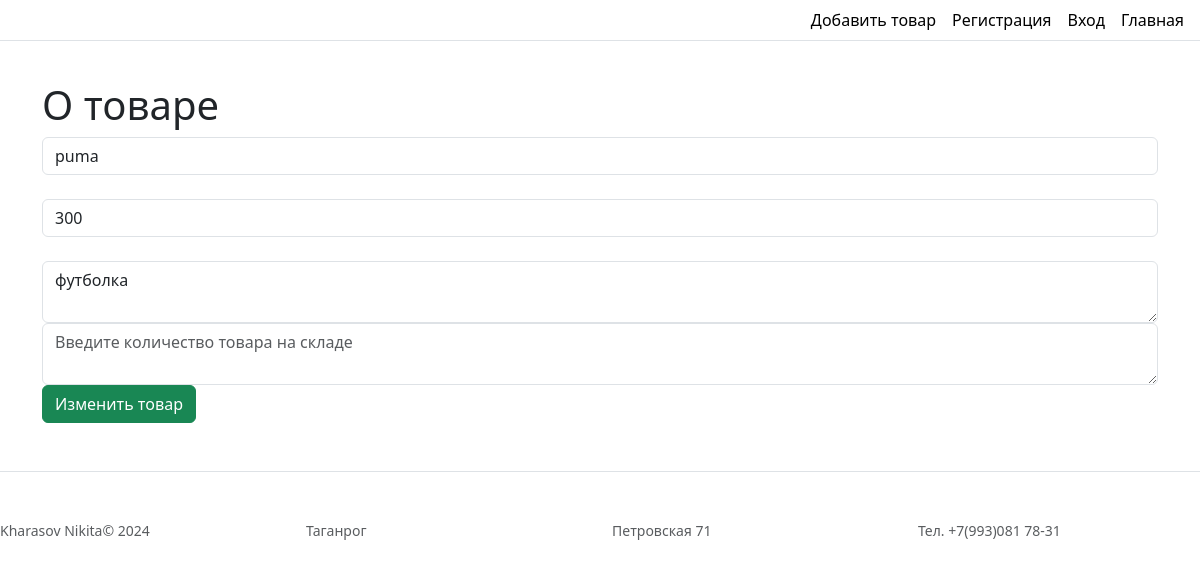
/1/update, run on an earlier commit of the app's database.
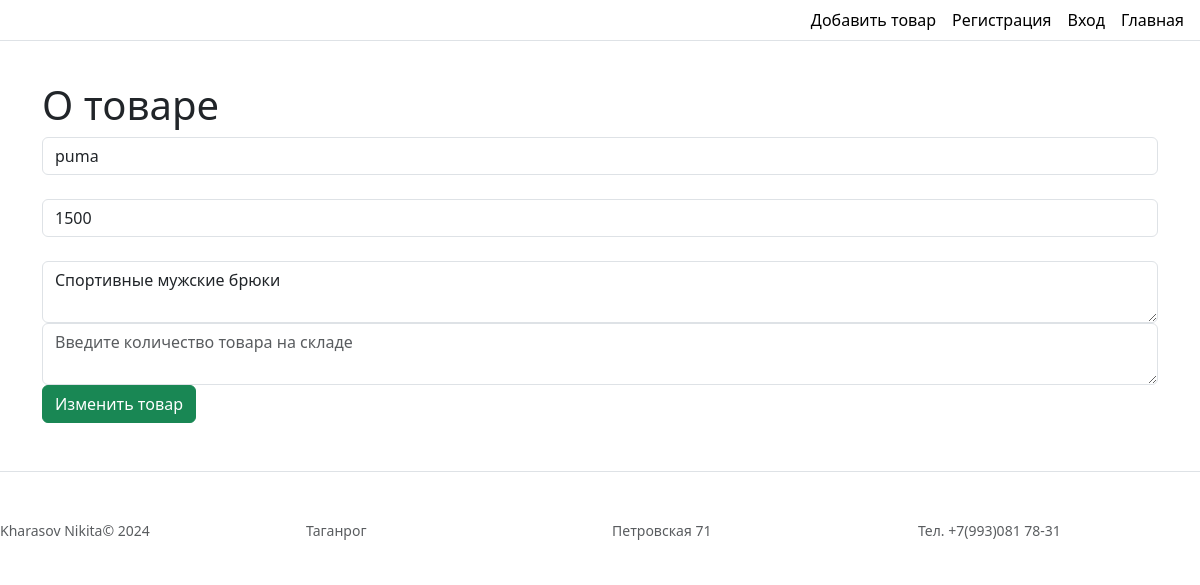
And on a later commit of the database.
### main.py (models this page shows, shortened)
class Item(db.Model):
    id = db.Column(db.Integer, primary_key=True)
    title = db.Column(db.String(100), nullable=False)
    price = db.Column(db.Integer, nullable=False)
    amount = db.Column(db.Integer, nullable=False)
    isActive = db.Column(db.Boolean, default=True)
    text = db.Column(db.Text, nullable=False)

### main.py (the view)
@app.route('/<int:id>/update', methods=['POST', 'GET'])
def Update(id):
    item = Item.query.get(id)
    if request.method == "POST":
        item.title = request.form['title']
        item.price = request.form['price']
        item.text = request.form['text']
        try:
            db.session.commit()
            return redirect('/index')
        except:
            return "Получилась ошибка"
    else:
        return render_template('update.html', item=item)

### templates/update.html (shortened to what this page needs)
{% extends 'base.html' %}
{% block body%}
<header>
    <div class="d-flex flex-column flex-md-row align-items-center border-bottom">
      <nav class="d-inline-flex mt-2 mt-md-0 ms-md-auto">
        <a class="me-3 py-2 link-body-emphasis text-decoration-none" href="/create">Добавить товар</a>
        <a class="me-3 py-2 link-body-emphasis text-decoration-none" href="/">Регистрация</a>
        <a class="me-3 py-2 link-body-emphasis text-decoration-none" href="/">Вход</a>
        <a class="me-3 py-2 link-body-emphasis text-decoration-none" href="/index">Главная</a>
      </nav>
    </div>
    <div class="pricing-header p-3 pb-md-4 mx-auto text-center">
    </div>
  </header>
    <div class="container">
        <h1>О товаре</h1>
        <form method="POST">
            <input type="text" class="form-control" name="title" id="title" value="{{ item.title }}" placeholder="Измените название"><br>
            <input type="number" class="form-control" name="price" id="price" value="{{ item.price }}" placeholder="Измените цену"><br>
            <textarea name="text" id="text" class="form-control" placeholder="Введите описание товара">{{ item.text }}</textarea>
            <textarea name="text" id="amount" class="form-control" placeholder="Введите количество товара на складе">{{ amount }}</textarea>
            <button class="btn btn-success" type="submit">Изменить товар</button>
        </form>
    </div>
{% endblock %}

What changed in the data, as far as the page shows it:
changed Item "puma": price "300" → "1500"
Also different on the page:
form field text: "футболка" → "Спортивные мужские брюки"
